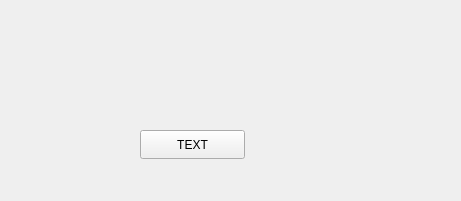
<?xml version="1.0" encoding="UTF-8"?>
<ui version="4.0">
 <class>TextThread</class>
 <widget class="QWidget" name="TextThread">
  <property name="geometry">
   <rect>
    <x>0</x>
    <y>0</y>
    <width>461</width>
    <height>201</height>
   </rect>
  </property>
  <property name="windowTitle">
   <string>Form</string>
  </property>
  <widget class="QPushButton" name="pushButton">
   <property name="geometry">
    <rect>
     <x>140</x>
     <y>130</y>
     <width>105</width>
     <height>29</height>
    </rect>
   </property>
   <property name="text">
    <string>TEXT</string>
   </property>
  </widget>
 </widget>
 <resources/>
 <connections/>
</ui>
